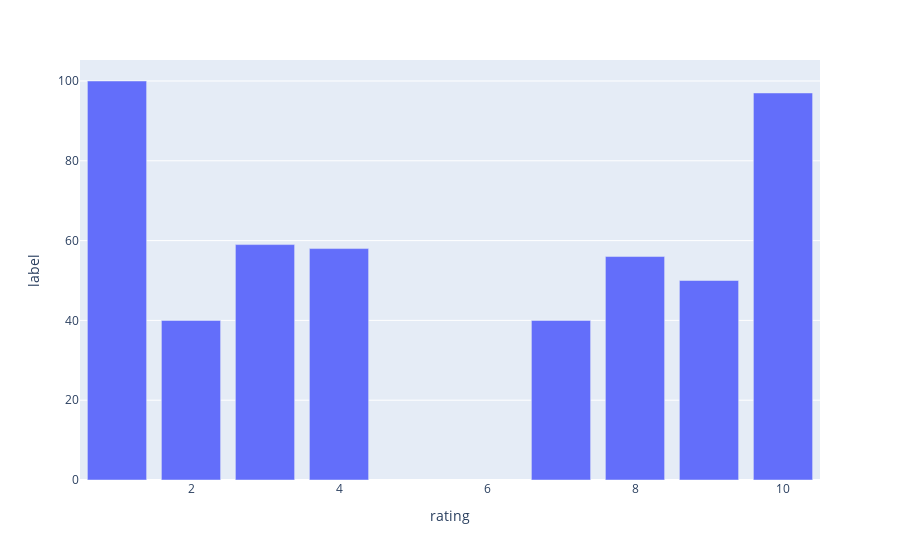

Notebook source saved alongside this figure:
### Code cell
rating_count = mini_df.groupby(['rating'])['label'].count().reset_index()

px.bar(rating_count, x='rating', y='label')

### Figure 1 — Plotly figure (JSON) as saved in the notebook; plotly's stock layout.template omitted (floating-point values rounded to 4 significant figures)
{"data": [{"alignmentgroup": "True", "hovertemplate": "rating=%{x}<br>label=%{y}<extra></extra>", "legendgroup": "", "marker": {"color": "#636efa", "pattern": {"shape": ""}}, "name": "", "offsetgroup": "", "orientation": "v", "showlegend": false, "textposition": "auto", "type": "bar", "x": [1, 2, 3, 4, 7, 8, 9, 10], "xaxis": "x", "y": [100, 40, 59, 58, 40, 56, 50, 97], "yaxis": "y"}], "layout": {"barmode": "relative", "legend": {"tracegroupgap": 0}, "margin": {"t": 60}, "xaxis": {"anchor": "y", "domain": [0, 1], "title": {"text": "rating"}}, "yaxis": {"anchor": "x", "domain": [0, 1], "title": {"text": "label"}}}}
